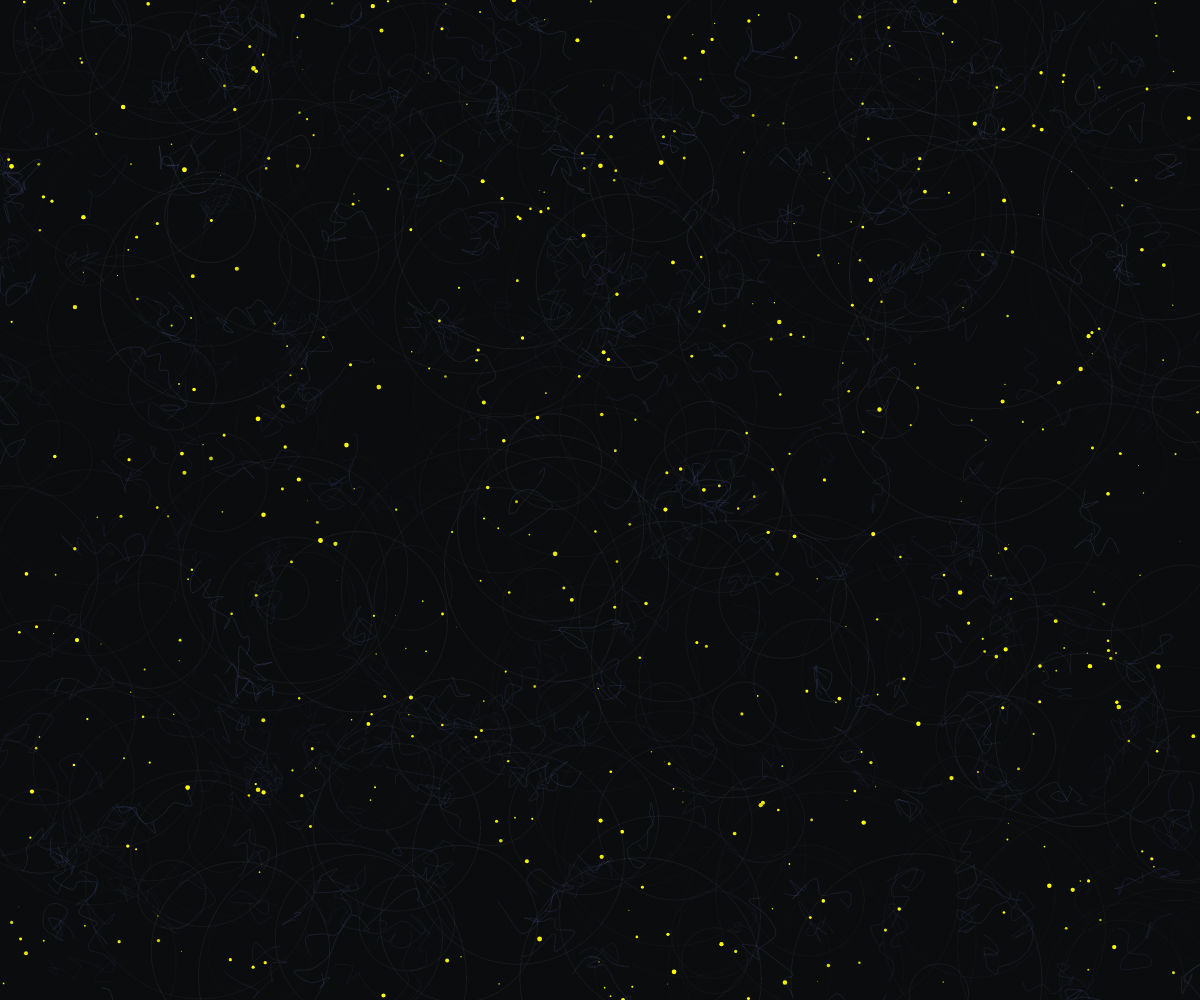
Frame 1 (no input)
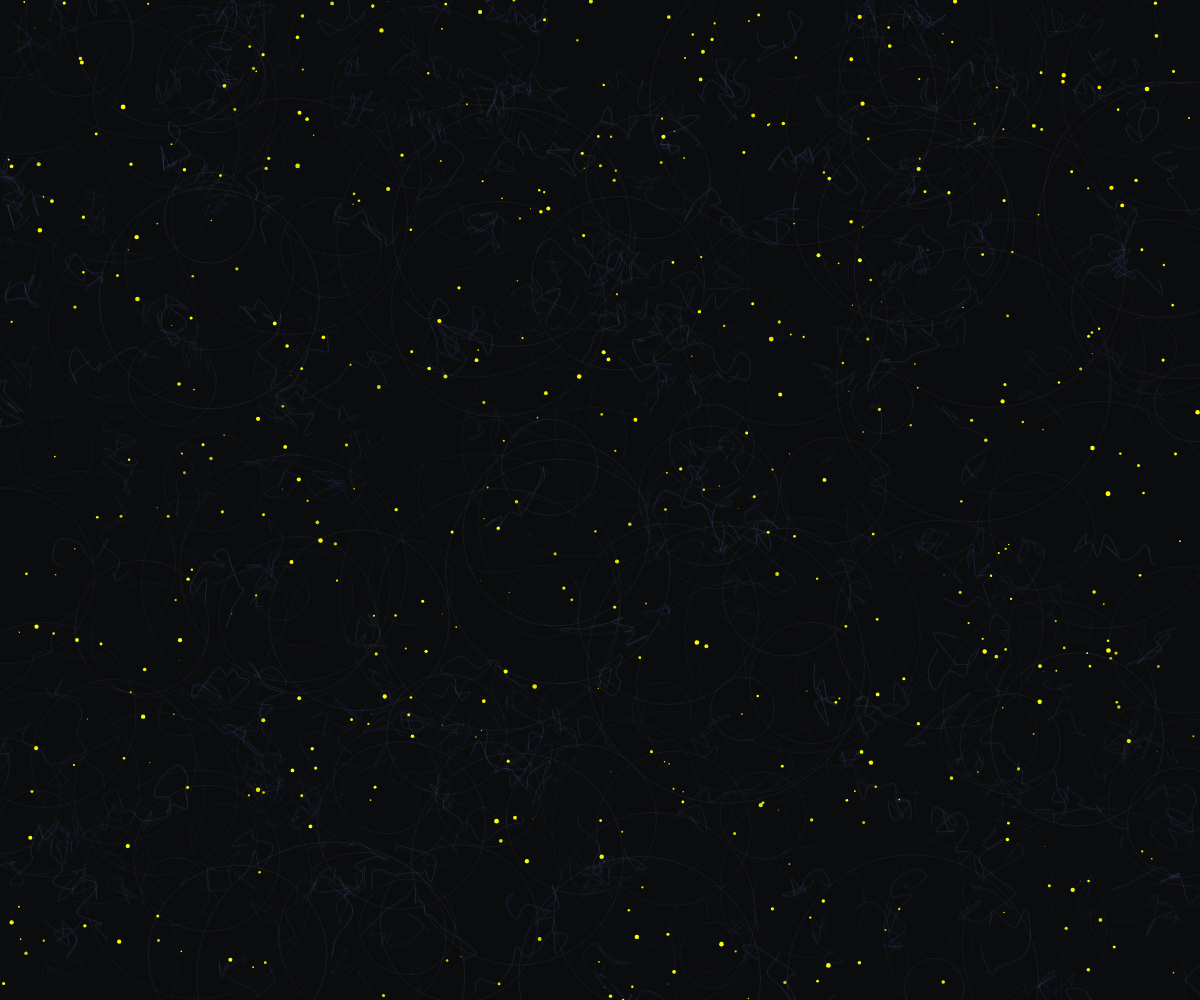
Frame 60 (no input)
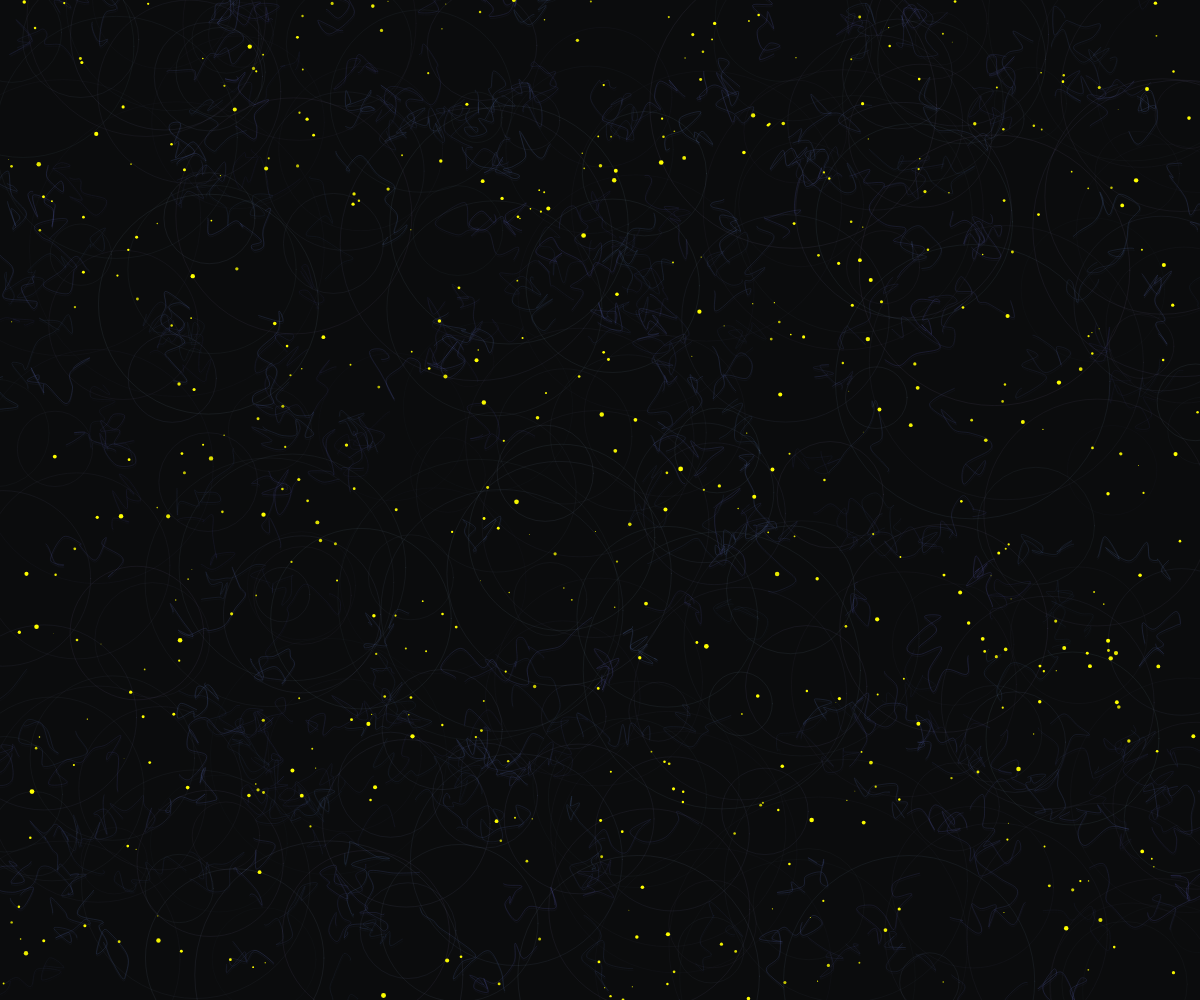
Frame 120 (the mouse pressed at the canvas centre since frame 60)

The p5.js sketch that drew these frames (run headless with seeded random() and noise() and a simulated clock; from frame 60 on, the mouse is pressed at the canvas centre):

// p5.js sketch
// ── sketch.js
let circles = [];
let filaments = [];
let stars = [];

function setup() {
  createCanvas(windowWidth, windowHeight);
  colorMode(HSB, 360, 100, 100, 1);
  
  // Initialize floating circles
  for (let i = 0; i < 200; i++) {
    circles.push({
      x: random(width),
      y: random(height),
      size: random(50, 300),
      speedX: random(-0.1, 0.1),
      speedY: random(-0.1, 0.1),
      hue: random(200, 260),
      alpha: random(0.02, 0.08)
    });
  }
  
  // Initialize starfield
  for (let i = 0; i < 500; i++) {
    stars.push({
      x: random(width),
      y: random(height),
      size: random(0.5, 3),
      brightness: random(70, 100),
      pulseSpeed: random(0.02, 0.05),
      pulsePhase: random(TWO_PI)
    });
  }
  
  // Initialize filament webbing
  for (let i = 0; i < 300; i++) {
    filaments.push({
      points: [],
      hue: random(220, 240),
      alpha: random(0.05, 0.15),
      speed: random(0.001, 0.003)
    });
  }
  
  // Seed random for consistent motion
  randomSeed(999);
}

function draw() {
  background(220, 10, 5); // Deep space blue

  // Update and draw circles
  for (let circle of circles) {
    circle.x += circle.speedX;
    circle.y += circle.speedY;
    
    // Wrap around screen edges
    if (circle.x < -circle.size) circle.x = width + circle.size;
    if (circle.x > width + circle.size) circle.x = -circle.size;
    if (circle.y < -circle.size) circle.y = height + circle.size;
    if (circle.y > height + circle.size) circle.y = -circle.size;
    
    noFill();
    stroke(circle.hue, 30, 90, circle.alpha);
    ellipse(circle.x, circle.y, circle.size);
  }

  // Draw and update filaments
  for (let filament of filaments) {
    if (filament.points.length === 0) {
      // Initialize points
      let x = random(width);
      let y = random(height);
      for (let i = 0; i < 15; i++) {
        filament.points.push({x, y, age: 0});
        x += random(-20, 20);
        y += random(-20, 20);
      }
    } else {
      // Animate points
      for (let point of filament.points) {
        point.x += random(-0.5, 0.5);
        point.y += random(-0.5, 0.5);
        point.age += filament.speed;
      }
      
      // Remove old points and add new ones
      if (random() < 0.1) {
        filament.points.shift();
        let last = filament.points[filament.points.length - 1];
        filament.points.push({
          x: last.x + random(-20, 20),
          y: last.y + random(-20, 20),
          age: 0
        });
      }
    }

    // Draw filament
    stroke(filament.hue, 50, 90, filament.alpha);
    noFill();
    beginShape();
    for (let point of filament.points) {
      curveVertex(point.x, point.y);
    }
    endShape();
    
    // Add subtle pulsing light effect
    if (frameCount % 30 === 0) {
      stroke(filament.hue, 50, 100, filament.alpha * 0.3);
      beginShape();
      for (let point of filament.points) {
        curveVertex(point.x + sin(point.age) * 2, point.y + cos(point.age) * 2);
      }
      endShape();
    }
  }

  // Draw stars
  noStroke();
  for (let star of stars) {
    let pulse = sin(frameCount * star.pulseSpeed + star.pulsePhase) * 0.5 + 0.5;
    fill(60, 100, star.brightness + pulse * 20, 1);
    ellipse(star.x, star.y, star.size + pulse * 2);
  }
}

function windowResized() {
  resizeCanvas(windowWidth, windowHeight);
}
